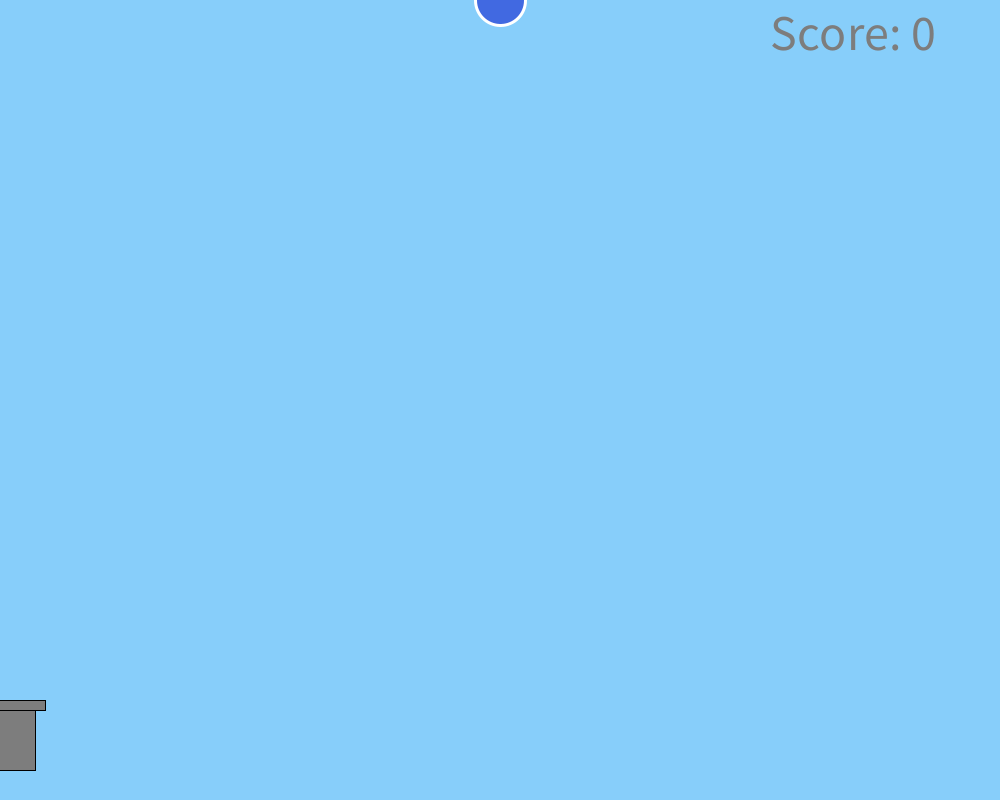
Frame 1 (no input)
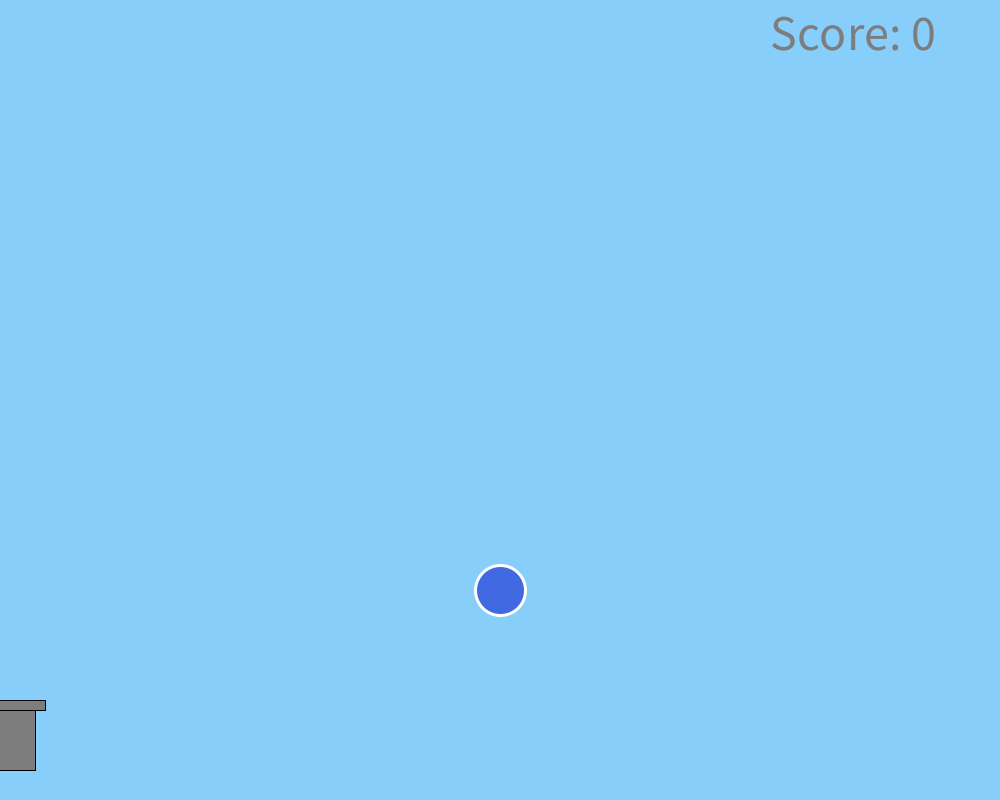
Frame 60 (the mouse pressed at the canvas centre just before this capture)
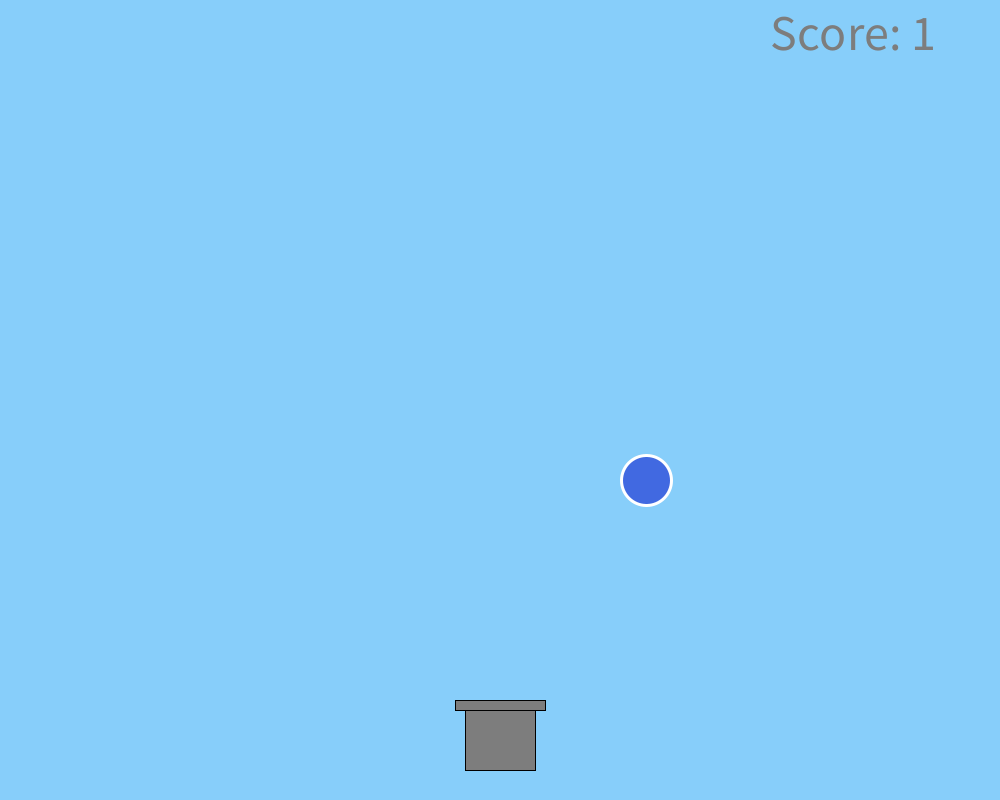
Frame 120 (the mouse held since frame 60 and released just before this capture)

The Processing sketch that drew these frames (run headless with seeded random() and noise(); from frame 60 on, the mouse is pressed at the canvas centre):

// Processing sketch: TheRainGame
// ── TheRainGame.pde
int dropY = 0;
int dropX = 500;
int score = 0;
void setup(){
 size(1000,800);
}
void draw(){
 background(135,206,250);
 fill(65,105,225);
 strokeWeight(3);
 stroke(255);
 ellipse(dropX,dropY,50,50);
 dropY += 10;
 fill(125);
 stroke(0);
 strokeWeight(1);
 rect(mouseX-35,700,70,70);
 rect(mouseX-45,700,90,10);
 if(dropY > 700 ){
 checkCatch();
 dropY = 0;
 dropX = (int) random(width-width,width);
 }
 textSize(50);
 text("Score: " +score,770,50);
}
void checkCatch(){
  if (dropX > mouseX - 35 && dropX < mouseX + 35)
     score++;
  else if (score > 0)
     score = 0;
}
